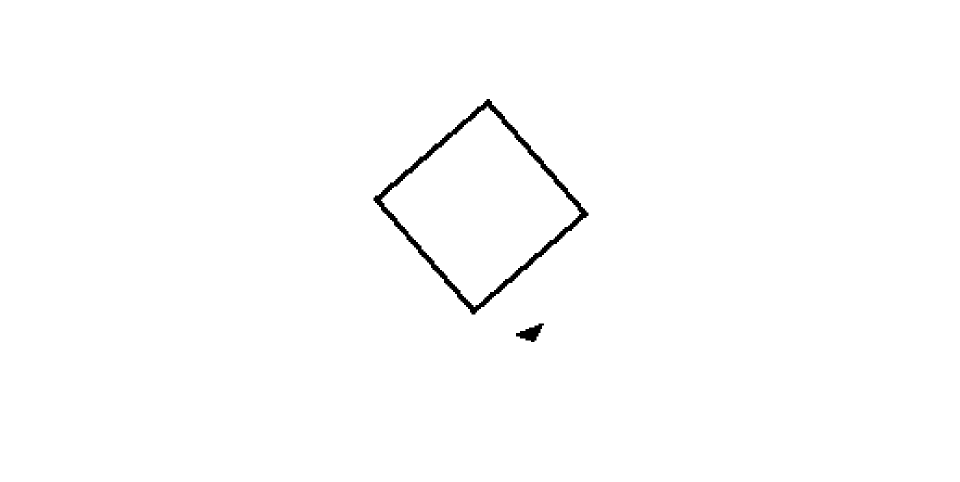
%> input picture workspace/Center_Detection_Testing/rotationProblem.png, 1920 x 963 px (shown at 1/2 size)
$ octave testRotProblem.m   (GNU Octave 9; MATLAB toolbox functions it lacks are replaced by stand-ins)
%> lines starting %> are read from the running program, lines starting %| are printed output that depends on the picture; in (x1, y1, x2, y2) boxes, pixels count from 0 and x2, y2 are one past the last pixel; in counts of white or black regions, pixels touching at a corner belong together; the program's own positions count from 1
### workspace/Center_Detection_Testing/real_centerbox_final_nick.m
function [centerSize, numSides, wallAngles] = real_centerbox_final_nick(CropImg)
    % Main code by Danesh,
    % Heavily modified and optimized by Nick
    % Major rotation bug fixed by Danesh

    centerX = round(size(CropImg, 2)/2);
    centerY = round(size(CropImg, 1)/2);

    %figure; imshow(CropImg); hold on; plot(centerX, centerY, 'rX', 'markersize', 30);

    radius = 30:70;
    lineIntVal = zeros(size(radius));
    thetas = 1:360;
    dists = zeros(size(thetas));

    for i = 1:length(thetas)

        for j = 1:length(radius)
            lineIntVal(j) = CropImg(floor(centerY + radius(j)*sind(thetas(i))), floor(centerX + radius(j)*cosd(thetas(i))));
            if lineIntVal(j) == 0
                break;
            end
        end

         %plot(centerWallX, centerWallY, 'r.', 'markersize', 30);

        dists(i) = radius(j);
    end

    %figure; plot(dists);


% Promising solution:

highlighting_shift = 5;  % Padding dists with zeros improves findpeaks' ability to find peaks ( it boosts the prominences).  My choice of 5 as the pad was arbitrary, but it seems to work fine.
augmented_dists = [zeros(1, highlighting_shift) dists zeros(1, highlighting_shift)];
[apks, alocs, aw, ap] = findpeaks(augmented_dists);
possible_indices = find(apks > max(apks) - 7);
for i = 1:length(possible_indices)-1
    if possible_indices(i+1) == possible_indices(i) + 1
        if ap(possible_indices(i+1)) >= ap(possible_indices(i))  %  If the prominence of the latter is greater than or equal to that of the former, use the latter (it should NEVER be equal)
            best_pks_indices(i) = possible_indices(i+1);
        elseif ap(possible_indices(i)) < ap(possible_indices(i+1))
            best_pks_indices(i) = possible_indices(i);
        end
    elseif possible_indices(i+1) ~= possible_indices(i) + 1
        best_pks_indices(i) = possible_indices(i);
        best_pks_indices(i + 1) = possible_indices(i + 1); % so we don't lose the last element
    end

end

%check to make sure the peak indices are not too close to each other, say,
%within 5 of each other ( I only saw one case where they
%were even within 1 of each other but I select the window using the following subroutine for the sake of flexibility.)
 %debug = 2;
test = unique(best_pks_indices);
for j = 2:length(test)
    testdiffs(j-1) = abs(test(j) - test(j-1));
end
window = ceil(0.5 * median(testdiffs));
 %debug = 2;
for i = 2:length(best_pks_indices)
    diff = abs(best_pks_indices(i) - best_pks_indices(i-1));
    if ( diff < window && diff > 0)
        % if two peak indices are too close to each other (but not identical), set the one with
        % the lower prominence equal to the one with the higher prominence
        % because I will be able to wipe out duplicates later
        if (ap(best_pks_indices(i-1)) >= ap(best_pks_indices(i)))
            best_pks_indices(i) = best_pks_indices(i-1);
        elseif ap(best_pks_indices(i-1) < ap(best_pks_indices(i)))
            best_pks_indices(i-1) = best_pks_indices(i);
        end
    end
end

% Need to check for the end effects!  But how?
% Think about the geometry of the situation.  If it starts at a vertex
% it will end at or just before the vertex, so there will be peaks
% close to the start AND the end of dists...
if ( (alocs(possible_indices (1)) - highlighting_shift ) <= 10 && ( alocs(possible_indices(end)) - highlighting_shift) >= length(dists) - 10)
    %fprintf('there is probably some overlap problem!\n')
    if ap(possible_indices(1)) >= ap(possible_indices(end)) % the 'or =' is an arbitrary choice to bias it toward the first peak.  There is no functional effect of biasing it the other way.
        best_pks_indices(end) = [];  % delete the 'duplicate' vertex which has a lower priority
    elseif ap(possible_indices(end)) > ap(possible_indices(1))
        best_pks_indices(1) = [];
    end
end

best_pks_indices = unique(best_pks_indices);  % make sure there are no duplicates
best_dist_indices = alocs(best_pks_indices) - highlighting_shift;
%figure; plot(dists, '-bO'); hold on; plot(best_dist_indices, dists(best_dist_indices), 'rX', 'markersize', 30);
%title('distances'); xlabel('index'); ylabel('magnitude'); legend('bO: distances', 'rX: peak distances (vertices)');


wallAngles = thetas(best_dist_indices);
numSides = length(best_dist_indices);
centerSize = mean(dists);


end

### workspace/Center_Detection_Testing/testRotProblem.m
close all; clear; clc;
rotImg = imread('rotationProblem.png');
%> rotImg is the input picture: size 963x1920x3 uint8; 99.3% white; 2 black regions, box (x1, y1, x2, y2) and area: (747, 198, 1177, 629) 12361, (1032, 647, 1088, 684) 1022
rotImg = rotImg(:,:,1);
%imshow(rotImg); hold on;
square_center = [963.5000  413.0000];
%plot(square_center(1), square_center(2), 'rX', 'markersize', 30);
CropImg = rotImg(square_center(2) - 300 : square_center(2) + 300, square_center(1) - 300 : square_center(1) + 300);
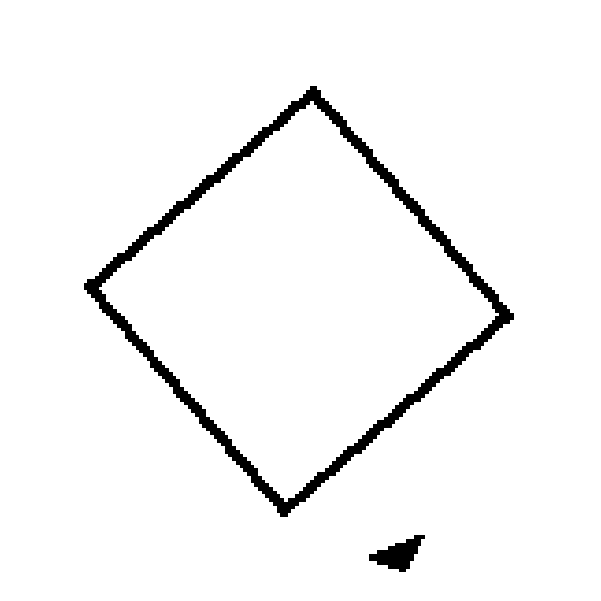
%> CropImg: size 601x601 uint8; 96.3% white; 2 black regions, box (x1, y1, x2, y2) and area: (84, 86, 514, 517) 12361, (369, 535, 425, 572) 1022
%figure; imshow(CropImg);
tic
[centerSize, numSides, wallAngles] = real_centerbox_final_nick(CropImg);
%> after the loop in real_centerbox_final_nick, `for i = 1:length(thetas)`: dists = 360 values from 70 to 70; lineIntVal = 41 values from 255 to 255
%> the run ends on the next line

$ run again, with workspace/Center_Detection_Testing/Critical_interference_test.png copied over workspace/Center_Detection_Testing/rotationProblem.png
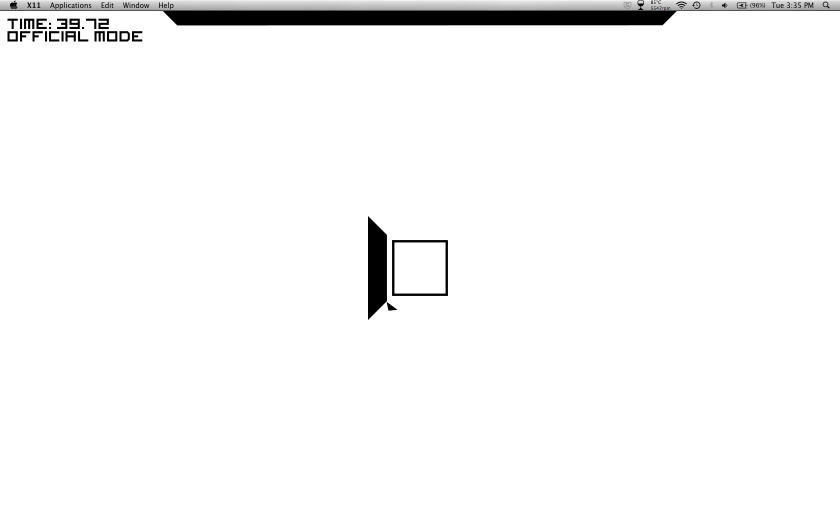
%> input picture workspace/Center_Detection_Testing/Critical_interference_test.png, 1680 x 1050 px (shown at 1/2 size)
%> rotImg is the input picture: size 1050x1680x3 uint8; mean R, G, B 247.4, 247.4, 247.4
%> rotImg: size 1050x1680 uint8
%> `CropImg = rotImg(square_center(2) - 300 : square_center(2) + 300, squa..`:
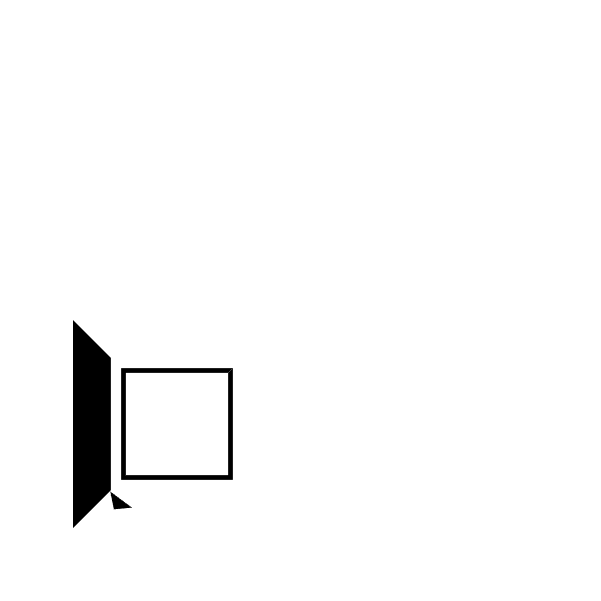
%> CropImg: size 601x601 uint8; min 0, max 255, mean 248.9
%> after the loop in real_centerbox_final_nick, `for i = 1:length(thetas)`: dists = 360 values from 70 to 70; lineIntVal = 41 values from 255 to 255
